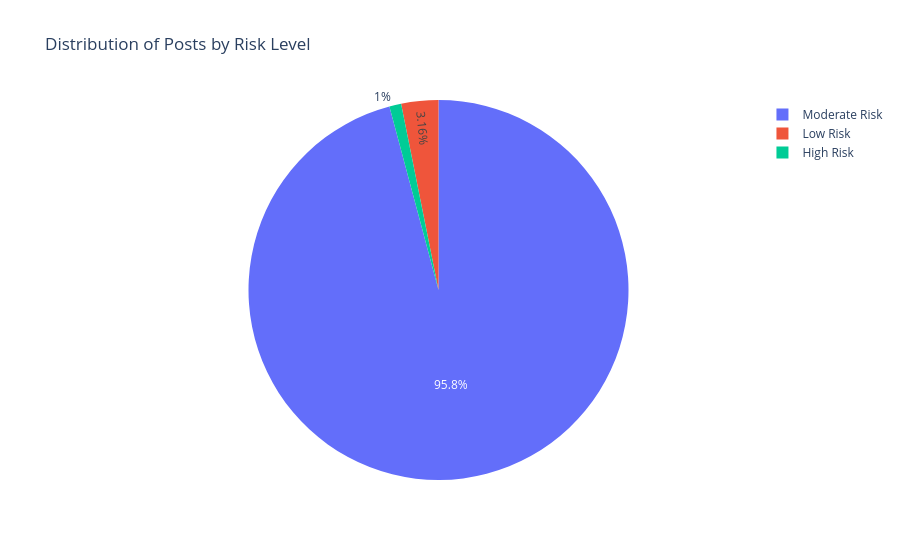

Notebook cell for this chart:
### Markdown cell above
## Risk Level Distribution

### Code cell
px.pie(df_posts, names='risk_level', title='Distribution of Posts by Risk Level')

### Figure 1 — Plotly figure (JSON) as saved in the notebook; plotly's stock layout.template omitted (floating-point values rounded to 4 significant figures; data arrays with more than 128 entries replaced by an {"elided": "..."} marker saying what was removed)
{"data": [{"domain": {"x": [0, 1], "y": [0, 1]}, "hovertemplate": "risk_level=%{label}<extra></extra>", "labels": {"elided": "11949 str values"}, "legendgroup": "", "name": "", "showlegend": true, "type": "pie"}], "layout": {"legend": {"tracegroupgap": 0}, "title": {"text": "Distribution of Posts by Risk Level"}}}
